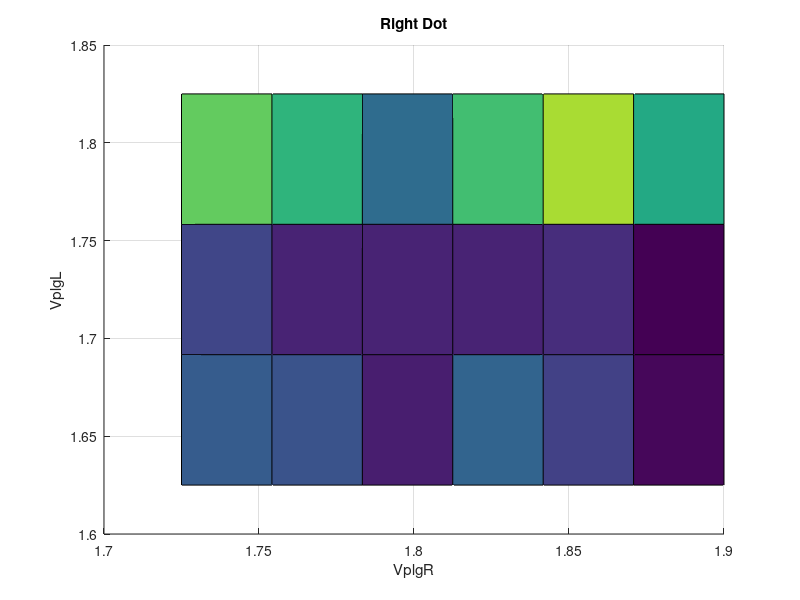
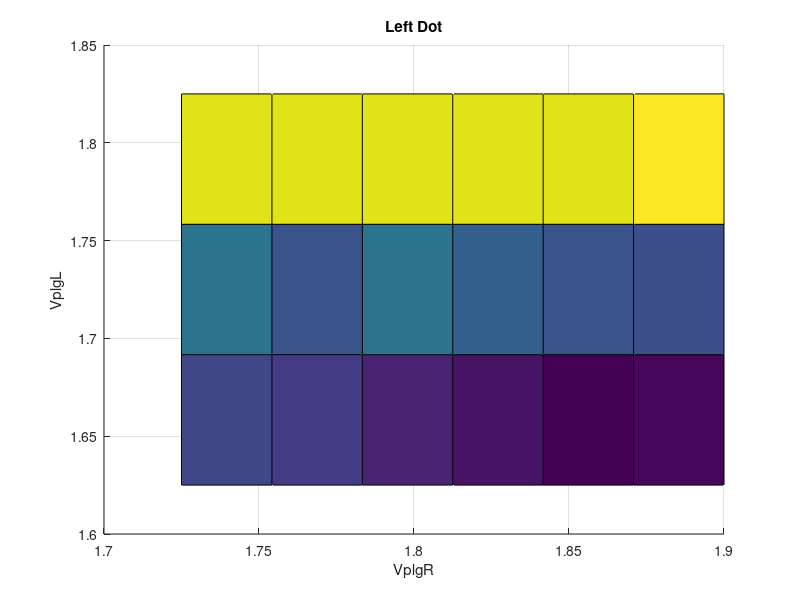

Write MATLAB code to recreate these figures, in order.
clear all;

%in F
Cx(:,1) = [2.52e-17,2.44e-17,2.12e-17,2.56e-17,2.33e-17,2.00e-17,2.00e-17];
Cx(:,2) = [2.37e-17,2.16e-17,2.16e-17,2.16e-17,2.21e-17,1.96e-17,2.11e-17];
Cx(:,3) = [3.39e-17,3.19e-17,2.62e-17,3.26e-17,3.62e-17,3.1e-17,2.75e-17];
Cx(:,4) = [3.85e-17,3.54e-17,3.15e-17,3.69e-17,3.74e-17,2.97e-17,2.82e-17];

Cy(:,1) = [2.47e-17,2.39e-17,2.22e-17,2.11e-17,1.97e-17,2.02e-17,2.12e-17];
Cy(:,2) = [2.88e-17,2.58e-17,2.91e-17,2.72e-17,2.58e-17,2.56e-17,2.23e-17];
Cy(:,3) = [4.26e-17,4.27e-17,4.26e-17,4.29e-17,4.27e-17,4.41e-17,3.55e-17];
Cy(:,4) = [3.53e-17,3.61e-17,3.53e-17,3.48e-17,3.21e-17,3.15e-17,2.84e-17];

Cgx(:,1) = [8.43e-18,8.26e-18,7.83e-18,9.68e-18,9.31e-18,8.00e-18,8.95e-18];
Cgx(:,2) = [8.64e-18,8.11e-18,7.99e-18,9.9e-18,9.42e-18,7.88e-18,9.04e-18];
Cgx(:,3) = [8.58e-18,8.15e-18,8.01e-18,9.4e-18,9.11e-18,7.67e-18,9.05e-18];
Cgx(:,4) = [8.62e-18,8.22e-18,7.78e-18,9.37e-18,9.07e-18,7.84e-18,8.62e-18];
    
Cgy(:,1) = [7.24e-18,7.04e-18,7.60e-18,7.32e-18,6.97e-18,7.02e-18,6.56e-18];
Cgy(:,2) = [8.52e-18,8.77e-18,8.36e-18,8.23e-18,8.61e-18,8.54e-18,8.48e-18];
Cgy(:,3) = [9.29e-18,9.32e-18,9.54e-18,9.81e-18,9.19e-18,9.19e-18,1.02e-17];
Cgy(:,4) = [7.77e-18,8.02e-18,8.31e-18,8.14e-18,7.88e-18,8.12e-18,8.06e-18];
    
Cleadx(:,1) = [1.42e-17,1.38e-17,1.16e-17,1.38e-17,1.17e-17,9.97e-18,8.43e-18];
Cleadx(:,2) = [1.27e-17,1.13e-17,1.13e-17,9.56e-18,1.07e-17,9.64e-18,1.05e-17];
Cleadx(:,3) = [2.17e-17,2.02e-17,1.56e-17,2e-17,2.23e-17,1.93e-17,1.68e-17];
Cleadx(:,4) = [2.6e-17,2.34e-17,2.08e-17,2.41e-17,2.45e-17,1.87e-17,1.71e-17];
    
Cleady(:,1) = [1.50e-17,1.45e-17,1.29e-17,1.15e-17,1.04e-17,1.11e-17,1.2e-17];
Cleady(:,2) = [1.79e-17,1.49e-17,1.84e-17,1.68e-17,1.52e-17,1.5e-17,1.23e-17];
Cleady(:,3) = [2.96e-17,2.98e-17,3.05e-17,2.99e-17,2.87e-17,3.08e-17,2.37e-17];
Cleady(:,4) = [2.37e-17,2.43e-17,2.41e-17,2.32e-17,2.04e-17,2.02e-17,1.78e-17];

Cm(:,1) = [2.54e-18,2.43e-18,1.78e-18,2.20e-18,2.25e-18,2.06e-19,2.66e-18];
Cm(:,2) = [2.39e-18,2.14e-18,2.32e-18,2.18e-18,1.95e-18,2.03e-18,1.53e-18];
Cm(:,3) = [3.66e-18,3.59e-18,2.62e-18,3.21e-18,4.77e-18,4.04e-18,1.69e-18];
Cm(:,4) = [3.87e-18,3.78e-18,2.91e-18,3.48e-18,3.8e-18,3.17e-18,2.52e-18];

%in eV
Ecx(:,1) = [6.44e-03,6.62e-03,7.60e-03,6.30e-03,6.96e-03,8.08e-3,8.13e-3];
Ecx(:,2) = [6.82e-3,7.48e-3,7.47e-3,7.47e-3,7.3e-3,8.26e-3,7.65e-3];
Ecx(:,3) = [4.77e-3,5.06e-3,6.15e-3,4.94e-3,4.49e-3,5.23e-3,5.84e-3];
Ecx(:,4) = [4.21e-3,4.58e-3,5.12e-3,4.38e-3,4.34e-3,5.44e-3,5.73e-3];
    
Ecy(:,1) = [6.55e-03,6.76e-03,7.25e-03,7.68e-03,8.24e-03,8.03e-3,7.68e-3];
Ecy(:,2) = [5.6e-3,6.26e-3,5.56e-3,5.93e-3,6.25e-3,6.31e-3,7.22e-3];
Ecy(:,3) = [3.8e-3,3.79e-3,3.78e-3,3.76e-3,3.81e-3,3.68e-3,4.52e-3];
Ecy(:,4) = [4.58e-3,4.49e-3,4.58e-3,4.65e-3,5.06e-3,5.13e-3,5.68e-3];

Ecm(:,1) = [6.61e-04,6.73e-04,6.07e-04,6.58e-04,7.97e-04,8.26e-4,1.02e-3];
Ecm(:,2) = [5.64e-4,6.19e-4,5.97e-4,5.97e-4,5.52e-4,6.57e-4,5.24e-4];
Ecm(:,3) = [4.1e-4,4.26e-4,3.77e-4,3.7e-4,5.02e-4,4.8e-4,2.78e-4];
Ecm(:,4) = [4.61e-4,4.8e-4,4.22e-4,4.38e-4,5.15e-4,5.47e-4,5.07e-4];

%in nm
Rx(1,:) = [30.4,29.5,25.7,31,28.1,24.2,24.2];
Rx(2,:) = [28.6,26.1,26.1,26.1,26.7,23.6,25.5];
Rx(3,:) = [41,38.6,31.7,39.5,43.7,37.5,33.3];
Rx(4,:) = [46.6,42.7,38.1,44.6,45.1,36,34.1];

Ry(1,:) = [29.9,28.9,26.9,25.5,23.8,24.4,25.7];
Ry(2,:) = [34.9,31.2,35.2,32.9,31.2,30.9,27];
Ry(3,:) = [51.5,51.6,51.5,51.8,51.6,53.2,42.9];
Ry(4,:) = [42.7,43.6,42.6,42.1,38.7,38.1,34.3];

% Ry = fliplr(Ry);
% Rx = fliplr(Rx);

VplgR = linspace(1.725,1.9,7);
VplgL = linspace(1.625,1.825,4);

figure;
surf(VplgR,VplgL,Rx);
view(2)
xlabel('VplgR');ylabel('VplgL');
title('Right Dot')
figure
surf(VplgR,VplgL,Ry);
view(2)
xlabel('VplgR');ylabel('VplgL');
title('Left Dot')

